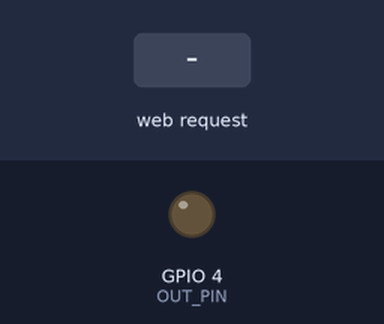
Bench run of a sketch on a simulated ESP8266 (NodeMCU). On the bench: output pins drawn as LEDs (lit = HIGH). The test bench sets the inputs (shaded band). WiFi joins after 1.5 s; servers stay silent unless stated; what the sketch prints to the serial monitor is not drawn.

Above: at 2.7 s.
2.8 s: HTTP request GET /test received
At 2.96 s:
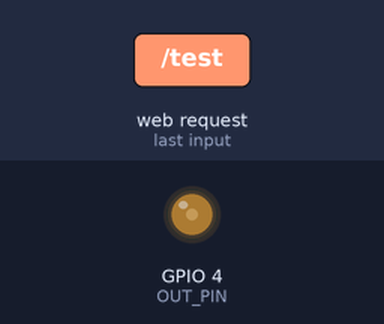
4.5 s: HTTP request GET /?code=120 received
At 5.2 s:
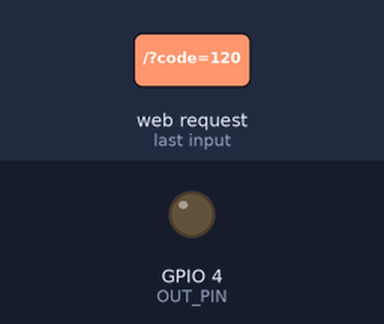
Timing chart, 0 to 7.5 s (numbered marks = the images above; inputs shaded):
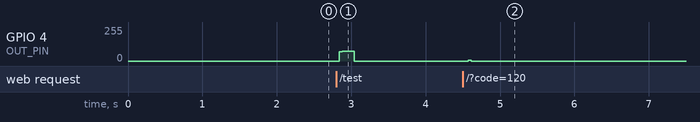

Measured:
- after the input at 2.8 s, GPIO 4 (OUT_PIN): 0/255 → 75/255 at once, → 0/255 0.20 s later
- after the input at 4.5 s, GPIO 4 (OUT_PIN): 0/255 → 7/255 after 0.08 s, → 0/255 0.04 s later

The sketch:

433mhzSender.ino
```cpp
#include <ESP8266WiFi.h>
#include <WiFiClient.h>
#include <DNSServer.h>
#include <ESP8266WebServer.h>
#include <WiFiManager.h>

#include "PulseSender.h"

#define OUT_PIN 4
#define PULSE_LENGTH 340 // µs

const int _codeCount = 9; // increase when adding items!
char* _codes[][2] = {
  {"switch-off",            "1001101001101101101001001001001001101101101001101001001001001101001001101"},
  {"switch-on",             "1001101001101101101001001001001001101101101001101001001001001001001001101"},
  {"dim-down",              "1001101001101101101001001001001001101101101001101001001001001001101001001"},
  {"dim-up",                "1001101001101101101001001001001001101101101001101001001001001101001001001"},
  {"toggle-lights",         "1011001011001011001011001011001001001011001011011011001"},
  {"power-up",              "1011001011001011001011001011001011001"},
  {"power-down",            "1011001011001011001011001011001001011"},
  {"toggle-power",          "1011001011001011001011001011001001001011001011011001001"},
  {"toggle-ambient-lights", "1011001011001011001011001011001011011"}
};

PulseSender _433Sender = PulseSender();

ESP8266WebServer server(80);

void setupIO() {
  pinMode(OUT_PIN, OUTPUT);
  _433Sender.enableTransmit(OUT_PIN);
  _433Sender.setPulseLength(PULSE_LENGTH);

  Serial.begin(115200);
}

void setupWifi(void) {
  WiFiManager wifiManager;
  wifiManager.autoConnect();
  Serial.print("Connected to ");
  Serial.println(WiFi.SSID());
  Serial.print("IP address: ");
  Serial.println(WiFi.localIP());
}

char* findCode(String key) {
  for (int i = 0; i < _codeCount; i++) {
    if (String(_codes[i][0]).compareTo(key) == 0)
      return _codes[i][1];
  }
  return NULL;
}

void httpHandleRoot() {
  String message = "esp8266 online\n\n";
  message += "URI: ";
  message += server.uri();
  message += "\nMethod: ";
  message += (server.method() == HTTP_GET) ? "GET" : "POST";
  message += "\nArguments: ";
  message += server.args();
  message += "\nSSID:";
  message += WiFi.SSID();

  if(server.args() > 0) {
    String code = server.arg("code");
    if (code != NULL) {
      char codeArray[code.length()];
      code.toCharArray(codeArray, code.length());
      _433Sender.send(codeArray);

      message += "\nCode: ";
      message += code;
    }
    else if (server.arg("key") != NULL) {
      message += "\nKey: ";
      message += server.arg("key");

      char* code = findCode(server.arg("key"));
      if (code != NULL) {
        _433Sender.send(code);

        message += "\nCode: ";
        message += String(code);
      }
      else {
        message += "\nUnknown key!";
        server.send(504, "text/plain", message);
        return;
      }
    }
  }
  server.send(200, "text/plain", message);
}

void httpHandleTest() {
  _433Sender.send("10011010011011011010010010010010011011011010011010010010010010010010011010");
  server.send(200, "text/plain", "ok");
}

void setupHttpServer(void) {
  server.on("/", httpHandleRoot);
  server.on("/test", httpHandleTest);
  //server.onNotFound(httpHandleNotFound);
  server.begin();
  Serial.println("HTTP server started");
}

void setup() {
  setupIO();
  setupWifi();
  setupHttpServer();
}

void loop() {
  server.handleClient();
}
```

PulseSender.cpp
```cpp
// (licence header left out)
#include "PulseSender.h"

PulseSender::PulseSender() {
  this->nTransmitterPin = -1;
  this->setPulseLength(350);
  this->setRepeatTransmit(5);
}

/**
  * Sets pulse length in microseconds
  */
void PulseSender::setPulseLength(int nPulseLength) {
  this->nPulseLength = nPulseLength;
}

/**
 * Sets Repeat Transmits
 */
void PulseSender::setRepeatTransmit(int nRepeatTransmit) {
  this->nRepeatTransmit = nRepeatTransmit;
}

/**
 * Enable transmissions
 *
 * @param nTransmitterPin    Arduino Pin to which the sender is connected to
 */
void PulseSender::enableTransmit(int nTransmitterPin) {
  this->nTransmitterPin = nTransmitterPin;
  pinMode(this->nTransmitterPin, OUTPUT);
}

/**
  * Disable transmissions
  */
void PulseSender::disableTransmit() {
  this->nTransmitterPin = -1;
}


void PulseSender::send(char* sCodeWord) {
  for (int nRepeat=0; nRepeat<nRepeatTransmit; nRepeat++) {
    int i = 0;
    while (sCodeWord[i] != '\0') {
      switch(sCodeWord[i]) {
        case '0':
          this->transmit(0,1);
        break;
        case '1':
          this->transmit(1,0);
        break;
      }
      i++;
    }
    this->transmit(0,50);
  }
}

void PulseSender::transmit(int nHighPulses, int nLowPulses) {
    if (this->nTransmitterPin != -1) {
        if(nHighPulses > 0) {
          digitalWrite(this->nTransmitterPin, HIGH);
          delayMicroseconds( this->nPulseLength * nHighPulses);
        }

        if(nLowPulses > 0) {
          digitalWrite(this->nTransmitterPin, LOW);
          delayMicroseconds( this->nPulseLength * nLowPulses);
        }
    }
}
```

PulseSender.h
```cpp
// (licence header left out)
#ifndef _PulseSender_h
#define _PulseSender_h

#if defined(ARDUINO) && ARDUINO >= 100
    #include "Arduino.h"
#else
    #include <wiringPi.h>
    #include <stdint.h>
    #define NULL 0
    #define CHANGE 1
#ifdef __cplusplus
extern "C"{
#endif
typedef uint8_t boolean;
typedef uint8_t byte;

#if !defined(NULL)
#endif
#ifdef __cplusplus
}
#endif
#endif


// Number of maximum High/Low changes per packet.
// We can handle up to (unsigned long) => 32 bit * 2 H/L changes per bit + 2 for sync
#define PulseSender_MAX_CHANGES 67


class PulseSender {

  public:
    PulseSender();

    void send(char* Code);

    void enableTransmit(int nTransmitterPin);
    void disableTransmit();
    void setPulseLength(int nPulseLength);
    void setRepeatTransmit(int nRepeatTransmit);

  private:
    void transmit(int nHighPulses, int nLowPulses);
    int nTransmitterPin;
    int nPulseLength;
    int nRepeatTransmit;

};

#endif
```
